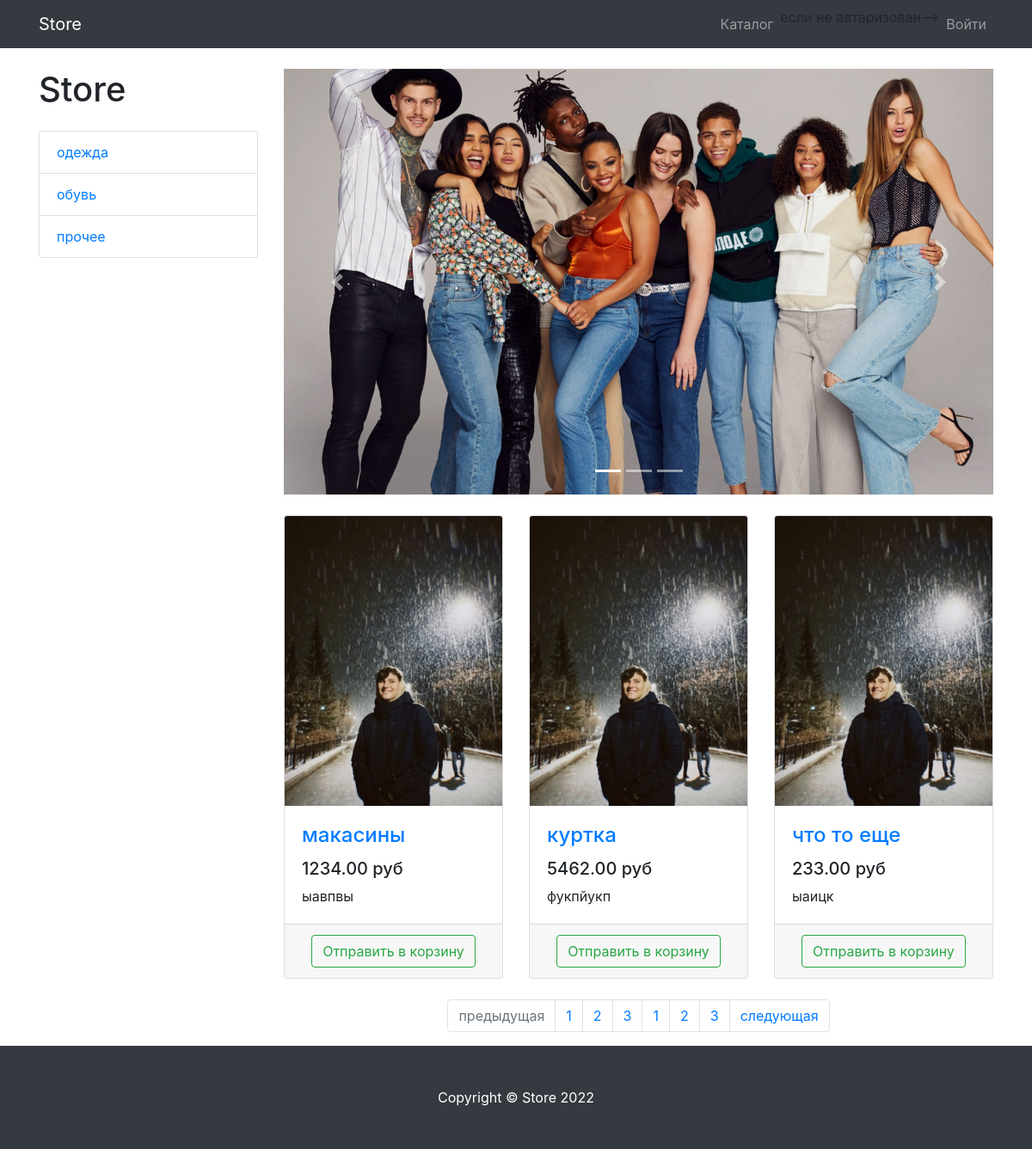
Page /products on the committed database.
### products/models.py (models this page shows, shortened)
class ProductCategory (models.Model):
    name = models.CharField(max_length=128, unique= True) #CharField - это строковое поле для строк малого и большого размера (максимум указываем сами , уникальность названия)
    description = models.TextField(null=True , blank=True) #TexrField для бол кол-во текста (поле может быть пустым)

class Product (models.Model):
    name = models.CharField (max_length=256)
    description = models.TextField()
    price = models.DecimalField(max_digits=6 , decimal_places=2) #для работы с ценами (сколько цифр до и после запятой)
    quantity = models.PositiveIntegerField(default= 0)
    image = models.ImageField(upload_to='products_images')
    category = models.ForeignKey(to= ProductCategory, on_delete= models.CASCADE) #к какой категории относится продукт (связываем нашу модель с другим классом, cascade - предупреждает об удалении всего в категории в случае попытки ее удаления  protect - не удалит пока категория не будет пустой )

### products/views.py (the view)
# urls.py: path('', include('products.urls', namespace= 'products') ),
def products (request, category_id = None, page_number = 1):  #передаем айди none но его может  и не быть
    products = Product.objects.filter(category_id=category_id) if category_id else Product.objects.all()
    per_page = 3
    paginator = Paginator(products, per_page ) #список пагинации (что пагинировать(продукты) количество товаров на странице)
    products_paginator = paginator.page(page_number)  #отвечает за страницы пагинации
    context = {
        'title' : 'store - каталог',
        'categories' : ProductCategory.objects.all(),
        'products': products_paginator, #передаем пагинатор который включается в себя products
        }
    return render (request , 'products/products.html', context)

### products/templates/products/products.html (shortened to what this page needs)
{% extends 'products/base.html' %}
{% load static %}
    {% block css %}
    <link href='{% static "vendor/css/products.css"%}' rel="stylesheet">
    {% endblock %}
{% block content %}
<div class="container">
    <div class="row">
        <div class="col-lg-3">
            <h1 class="my-4">Store</h1>
            <div class="list-group">
                {% for category in categories %}
                <a href="{% url 'products:category' category.id %}" class="list-group-item">{{ category.name }}</a>
                {% endfor %}
            </div>
        </div>
        <div class="col-lg-9">
            <div id="carouselExampleIndicators" class="carousel slide my-4" data-ride="carousel">
                <ol class="carousel-indicators">
                    <li data-target="#carouselExampleIndicators" data-slide-to="0" class="active"></li>
                    <li data-target="#carouselExampleIndicators" data-slide-to="1"></li>
                    <li data-target="#carouselExampleIndicators" data-slide-to="2"></li>
                </ol>
                <div class="carousel-inner" role="listbox">
                    <div class="carousel-item active">
                        <img class="d-block img-fluid" src="/static/vendor/img/slides/slide-1.jpg" alt="First slide">
                    </div>
                </div>
                <a class="carousel-control-prev" href="#carouselExampleIndicators" role="button" data-slide="prev">
                    <span class="carousel-control-prev-icon" aria-hidden="true"></span>
                </a>
                <a class="carousel-control-next" href="#carouselExampleIndicators" role="button" data-slide="next">
                    <span class="carousel-control-next-icon" aria-hidden="true"></span>
                </a>
            </div>
            <div class="row">
            {% for product in products %}
                <div class="col-lg-4 col-md-6 mb-4">
                    <div class="card h-100">
                        <a href="#">
                            <img class="card-img-top"
                                 src="{{ product.image }}"
                                 alt="">
                        </a>
                        <div class="card-body">
                            <h4 class="card-title">
                                <a href="#">{{product.name}}</a>
                            </h4>
                            <h5>{{ product.price }} руб</h5>
                            <p class="card-text">{{product.description}}</p>
                        </div>
                        <div class="card-footer text-center">
                            <a  class="btn btn-outline-success" href="{% url 'products:basket_add' product.id %}">
                            Отправить в корзину
                            </a>
                        </div>
                    </div>
                </div>
            {% endfor %}
            </div>
            <nav aria-label="Page navigation example">
                <ul class="pagination justify-content-center">
                        <li class="page-item {% if not products.has_previous %} disabled {% endif %}">
                        <a class="page-link"
                        href="{% if products.has_previous %} {% url 'products:paginator' products.previous_page_number %} {% else %} # {% endif  %} "
                         tabindex="-1" aria-disabled="true">предыдущая</a>
                    </li>
                    {% for page in products.paginator.page_range %}
                    <li class="page-item"><a class="page-link"
                         href="{% url 'products:paginator' %} page">
                         {{ page }}</a></li>
                    {% endfor %}
                    <li class="page-item"><a class="page-link" href="#">1</a></li>
                    <li class="page-item"><a class="page-link" href="#">2</a></li>
                    <li class="page-item"><a class="page-link" href="#">3</a></li>
                    <li class="page-item {% if not products.has_next %} disabled {% endif %}">
                        <a class="page-link"
                         href="{% if products.has_next %} {% url 'products:paginator' products.next_page_number %} {% else %} # {% endif  %} "
                         >следующая</a>
                    </li>
                </ul>
            </nav>
        </div>
    </div>
</div>
{% endblock %}
{% block footer %}
<footer class="py-5 bg-dark">
    <div class="container">
        <p class="m-0 text-center text-white">Copyright &copy; Store 2022</p>
    </div>
</footer>
{% endblock %}

### products/templates/products/base.html (shortened to what this page needs)
{% load static %}
<!DOCTYPE html>
<html lang="en">
<head>
    <link href= '{% static "vendor/bootstrap/css/bootstrap.min.css" %}'  rel="stylesheet">
    {% block css %} {% endblock %}
</head>
<body>
<nav class="navbar navbar-expand-lg navbar-dark bg-dark fixed-top">
    <div class="container">
        <a class="navbar-brand" href="{% url 'products:index' %}">Store</a>
        <div class="collapse navbar-collapse" id="navbarResponsive">
            <ul class="navbar-nav ml-auto">
                <li class="nav-item">
                    <a class="nav-link" href="{% url 'products:products' %}">Каталог  </a>
                </li>
                {% if user.is_authenticated %}
                <li class="nav-item dropdown">
                    <a class="nav-link dropdown-toggle" href="#" id="navbarDropdown" role="button"
                       data-bs-toggle="dropdown" aria-expanded="false">
                        <i class="fas fa-user-circle"></i>
                    </a>
                    <ul class="dropdown-menu" aria-labelledby="navbarDropdown">
                        <li>
                            <a class="dropdown-item" href="{% url 'users:profile' %}">Профиль</a>
                        </li>
                        <li><a class="dropdown-item" href="orders/orders.html">Заказы</a></li>
                        {% if user.is_superuser or user.is_staff %}
                            <li><a class="dropdown-item" href="{% url 'admin:index' %}">Админ-панель</a></li>
                        <li>  <!--url админ панели встроен->
                        {% endif %}
                            <hr class="dropdown-divider">
                        </li>
                        <li>
                            <a class="dropdown-item" href="{% url 'users:logout' %}">
                                Выйти
                            </a>
                        </li>
                    </ul>
                </li>
                {% else %}  если не автаризован-->
                <li class="nav-item">
                    <a class="nav-link" href="{% url 'users:login' %}">Войти </a>
                </li>
                {% endif %}
            </ul>
        </div>
    </div>
</nav>
{% block content %}  {% endblock %}
{% block footer %}  {% endblock %}
</body>
</html>

### rows in the picture
ProductCategory: name "одежда"
ProductCategory: name "обувь"
ProductCategory: name "прочее"
Product: image (picture), name "макасины", price "1234.00", description "ыавпвы"
Product: image (picture), name "куртка", price "5462.00", description "фукпйукп"
Product: image (picture), name "что то еще", price "233.00", description "ыаицк"

### other values in the picture
{{ page }} "1" "2" "3"
